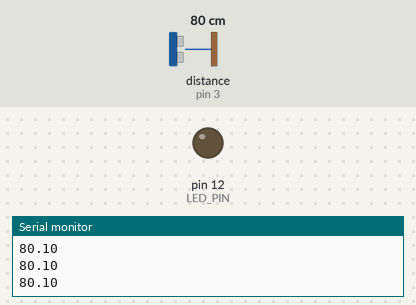
Simulated run of this sketch. Board: Arduino Uno, built with avr-gcc and run on an emulated ATmega328P. On the bench: output pins drawn as LEDs (lit = HIGH), the last lines printed to the serial monitor. Wiring (inferred from the names in the program): ultrasonic range finder: trigger pin 4; echo pin 3. Inputs (shaded band) come from the test bench; at power-on: distance to the obstacle (sensor on pin 3) 80 cm. The echo pulse lasts 58.3 µs per cm; pins used as bus, display or sensor lines are not drawn.

Above: at 1.2 s.
1.3 s: distance to the obstacle (sensor on pin 3) set to 2 cm
At 2.5 s:
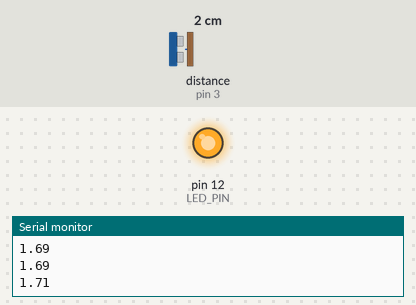
2.8 s: distance to the obstacle (sensor on pin 3) set to 35 cm
At 3.9 s:
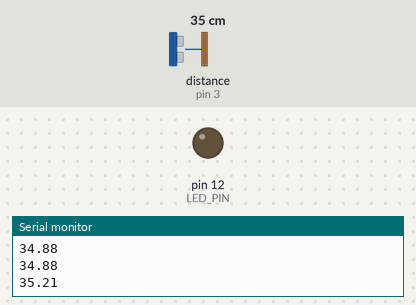
4.3 s: distance to the obstacle (sensor on pin 3) set to 4 cm
At 5.0 s:
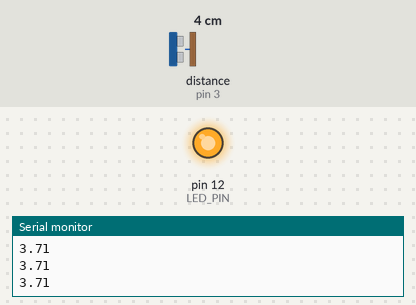
Timing chart, 0 to 7.3 s (numbered marks = the images above; inputs shaded):
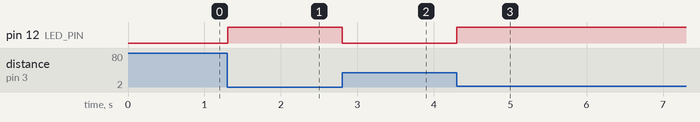

Measured:
- after the input at 1.3 s, pin 12 (LED_PIN): LOW → HIGH at once
- after the input at 2.8 s, pin 12 (LED_PIN): HIGH → LOW at once
- after the input at 4.3 s, pin 12 (LED_PIN): LOW → HIGH at once

The sketch:

ultrasonic_sensor1.ino
```cpp
#define TRIGGER_PIN 4
#define ECHO_PIN 3
#define LED_PIN 12
unsigned long lasttime=millis();
unsigned long timedelay=100;
int varl=0;

void trigger(){
  digitalWrite(TRIGGER_PIN,LOW);
  delayMicroseconds(2);
  digitalWrite(TRIGGER_PIN,HIGH);
  delayMicroseconds(10);
  digitalWrite(TRIGGER_PIN,LOW);
}

double getdistance(){
  double duration=pulseIn(ECHO_PIN,HIGH);
  double distance=duration/58.0;
  varl=distance;
  return distance;
}

void setup(){
  Serial.begin(115200);
  pinMode(TRIGGER_PIN,OUTPUT);
  pinMode(ECHO_PIN,INPUT);
  pinMode(LED_PIN,OUTPUT);
}

void loop(){
  int timenow=millis();
  if(timenow-lasttime>timedelay){
    lasttime+=timedelay;
    trigger();
    Serial.println(getdistance());
    if(varl<20){
      digitalWrite(LED_PIN,HIGH);
    }
    else{
      digitalWrite(LED_PIN,LOW);
    }
  }
}
  
```
